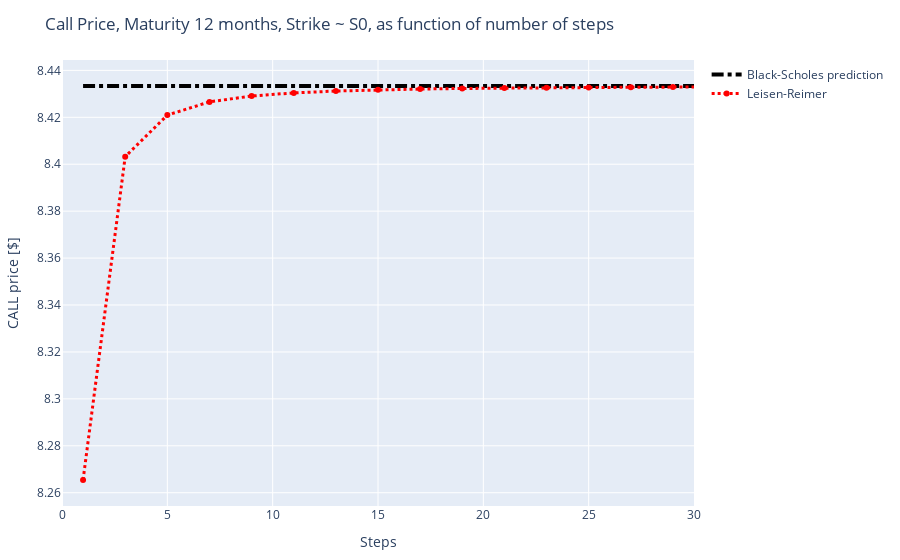

Notebook code for this chart:
### Code cell
Plot_BIN_BL( bm, bs, lr, 12, [0,30],-1, false )

### Figure 1 — Plotly figure (JSON) as saved in the notebook; plotly's stock layout.template omitted (floating-point values rounded to 4 significant figures; data arrays with more than 128 entries replaced by an {"elided": "..."} marker saying what was removed)
{"data": [{"line": {"color": "black", "dash": "dashdot", "width": 4}, "mode": "lines", "name": "Black-Scholes prediction", "type": "scatter", "x": {"elided": "500 int values"}, "y": {"elided": "500 float values"}}, {"line": {"color": "red", "dash": "dot", "width": 3}, "mode": "markers+lines", "name": "Leisen-Reimer", "type": "scatter", "x": {"elided": "250 int values"}, "y": {"elided": "250 float values"}}], "layout": {"margin": {"b": 50, "l": 50, "r": 50, "t": 60}, "title": "Call Price, Maturity 12 months, Strike ~ S0, as function of number of steps", "xaxis": {"range": [0, 30], "title": {"text": "Steps"}}, "yaxis": {"title": {"text": "CALL price [$]"}}}}
